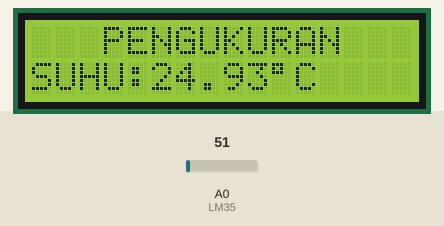
The sketch below on a simulated Arduino Uno, built with avr-gcc and run on an emulated ATmega328P. Parts: 16×2 character LCD. Inputs (shaded band) come from the test bench; at power-on: A0 (LM35) = 51.

Above: at 3.2 s.
3.3 s: A0 (LM35) set to 61
At 4.3 s:
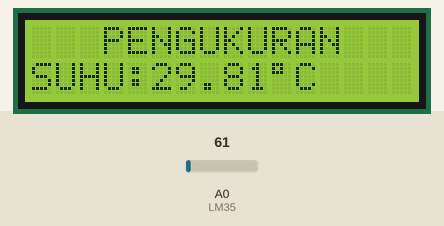
5.0 s: A0 (LM35) set to 71
At 5.9 s:
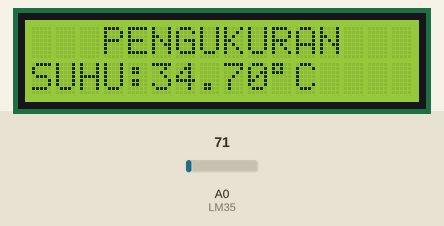
6.5 s: A0 (LM35) set to 86
At 7.5 s:
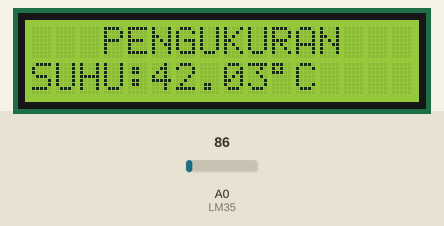
Timing chart, 0 to 9.5 s (numbered marks = the images above; inputs shaded):
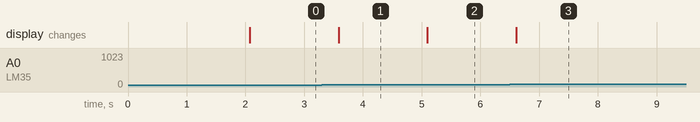

The sketch:

You.ino
```cpp
/*PROGRAM SENSOR SUHU LM35 DENGAN TAMPILAN LCD 16X2
 * JANGAN LUPA FOLLOW IG @duiogram
 * JANGAN LUPA KUNJUNGI www.duinoelektronik.blogspot.com
 * DUKUNG KAMI DALAM MEMBERI ILMU PENGETAHUAN DENGAN CARA SUBSCRIBE, COMMENT, DAN LIKE
 * CHANNEL YOUTUBE www.youtube.com/channel/UC_fv2BRFv2zde5ZMQ5uqauA
 * selamat mencoba.....
*/
#include <LiquidCrystal.h> //librari LCD 16x2
LiquidCrystal lcd(5,4,3,2,1,0);//pin ldc ke arduino
/*
 * pin D7 ke pin 0 arduino
 * pin D6 ke pin 1 arduino
 * pin D5 ke pin 2 arduino
 * pin D4 ke pin 3 arduino
 * pin E ke pin 4 arduino
 * pin RS ke pin 5 arduino
*/

const int LM35 = A0;
float pengukuran = 0;
float tegangan = 0;
float suhu = 0;
void setup()
{
  lcd.begin(16, 2);//set baris dan kolom pada LCD
  lcd.setCursor(0,0);//set baris posisi 0 dan kolom posisi 0
  lcd.print("SENSOR SUHU LM35");//tulisan yang ditampilkan
  lcd.setCursor(0,1);//set baris posisi 1 dan kolom posisi 0
  lcd.print("duino elektronik");//tulisan yang ditampilkan
  delay(2000);//waktu tampil 2 detik
  lcd.clear();
}

void loop()
{
  //rumus ADC pada sensor LM35
  pengukuran = analogRead(LM35);
  tegangan = (pengukuran*5000)/1023;
  suhu = tegangan/10;//dalam Celsius

  //menampilkan pengukuran
  lcd.setCursor(3,0);
  lcd.print("PENGUKURAN");
  lcd.setCursor(0,1);
  lcd.print("SUHU:");
  lcd.setCursor(5,1);
  lcd.print(suhu,2);//nilai 2 angka dibelakang koma
  lcd.setCursor(10,1);
  lcd.print((char)223);//menampilkan simbol derajat
  lcd.setCursor(11,1);
  lcd.print("C");
  delay(500);
}
```

Measured:
- after the input at 3.3 s, the display: changes after 0.29 s (image 1)
- after the input at 5.0 s, the display: changes after 0.10 s (image 2)
- after the input at 6.5 s, the display: changes after 0.11 s (image 3)
